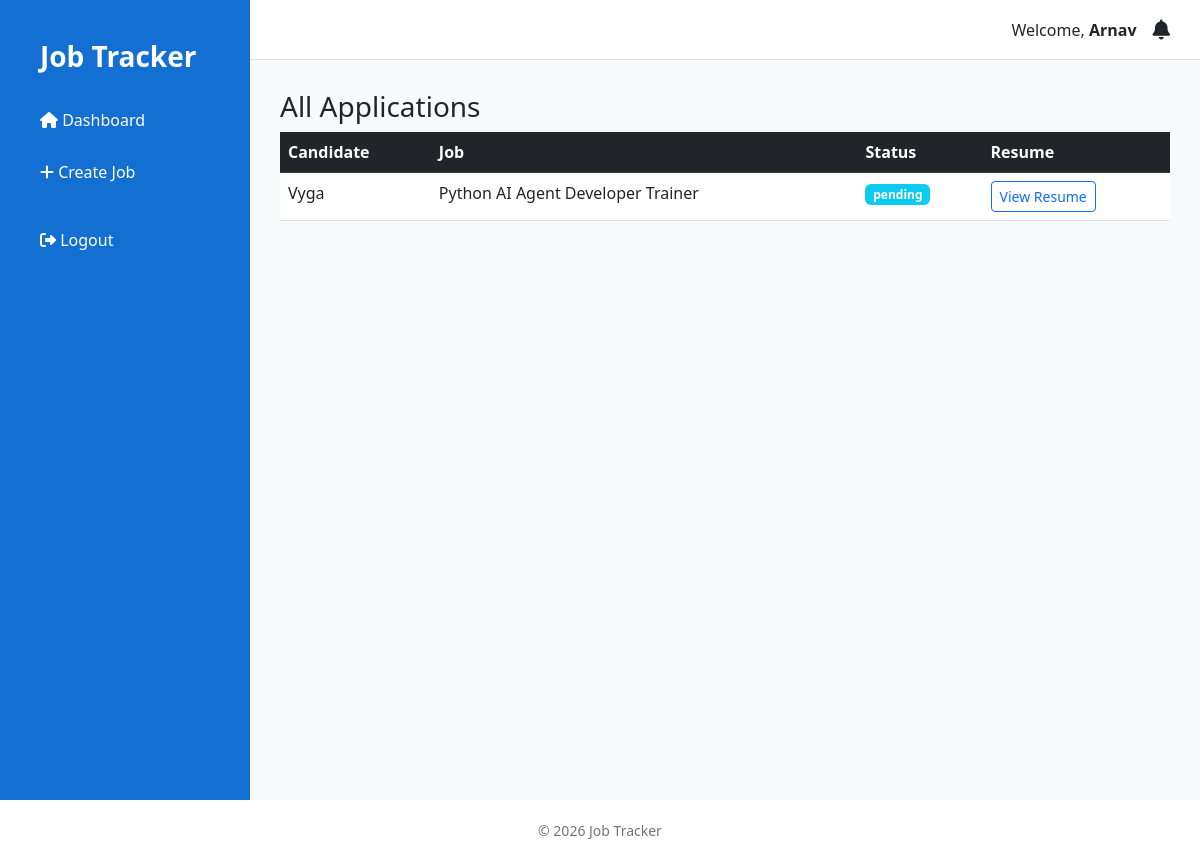
The app's page /admin-applications/ (signed in) with its own data.
### application/models.py (models this page shows, shortened)
class Application(models.Model):
    STATUS_CHOICES = (
        ('pending', 'Pending'),
        ('selected', 'Selected'),
        ('rejected', 'Rejected'),
    )
    job = models.ForeignKey(Job, on_delete=models.CASCADE)
    candidate = models.ForeignKey(User, on_delete=models.CASCADE)
    name = models.CharField(max_length=100)
    email = models.EmailField()
    resume = models.FileField(upload_to='resumes/')
    current_company = models.CharField(max_length=200, blank=True)
    current_salary = models.PositiveIntegerField(null=True, blank=True)
    expected_salary = models.PositiveIntegerField(null=True, blank=True)
    status = models.CharField(max_length=10, choices=STATUS_CHOICES, default='pending')
    applied_at = models.DateTimeField(auto_now_add=True)

class Job(models.Model):
    STATUS_CHOICES = (
        ('open', 'Open'),
        ('closed', 'Closed'),
    )
    recruiter = models.ForeignKey(User, on_delete=models.CASCADE)
    title = models.CharField(max_length=200)
    description = models.TextField()
    location = models.CharField(max_length=100)
    experience_required = models.BooleanField(default=False)
    min_experience = models.PositiveIntegerField(null=True, blank=True)
    status = models.CharField(max_length=10, choices=STATUS_CHOICES, default='open')
    created_at = models.DateTimeField(auto_now_add=True)

### application/views.py (the view)
# urls.py: path("admin-applications/", views.admin_applications, name="admin_applications"),
@login_required
def admin_applications(request):
    return render(request, "admin/applications.html", {
        "applications": Application.objects.select_related('job', 'candidate')
    })

### application/templates/admin/applications.html
{% extends 'dashboard_base.html' %}
{% block dashboard_content %}
<h3>All Applications</h3>
<table class="table table-hover">
    <thead class="table-dark">
        <tr>
            <th>Candidate</th>
            <th>Job</th>
            <th>Status</th>
            <th>Resume</th>
        </tr>
    </thead>
    {% for app in applications %}
    <tr>
        <td>{{ app.candidate.username }}</td>
        <td>{{ app.job.title }}</td>
        <td>
            <span class="badge bg-info">{{ app.status }}</span>
        </td>
        <td>
            <a href="{{ app.resume.url }}" target="_blank"
               class="btn btn-sm btn-outline-primary">
                View Resume
            </a>
        </td>
    </tr>
    {% endfor %}
</table>
{% endblock %}

### application/templates/dashboard_base.html (shortened to what this page needs)
<!DOCTYPE html>
<html lang="en">
<head>
    <link href="https://cdn.jsdelivr.net/npm/bootstrap@5.3.0/dist/css/bootstrap.min.css" rel="stylesheet">
    <link href="https://cdnjs.cloudflare.com/ajax/libs/font-awesome/6.5.1/css/all.min.css" rel="stylesheet">
</head>
<body>
<div id="sidebar">
    <div class="sidebar-title">
        <h3>Job Tracker</h3>
    </div>
    {% if user.is_authenticated %}
    {% with role=user.profile.role|upper %}
    <ul class="sidebar-list">
        {% if role == "RECRUITER" %}
            <li class="sidebar-list-item"><a href="{% url 'recruiter_dashboard' %}"><i class="fa-solid fa-house"></i> Dashboard</a></li>
            <li class="sidebar-list-item"><a href="{% url 'create_job' %}"><i class="fa-solid fa-plus"></i> Create Job</a></li>
        {% endif %}
        <li class="mt-3">
            <a href="{% url 'logout' %}" class="logout-link"><i class="fa-solid fa-right-from-bracket"></i> Logout</a>
        </li>
    </ul>
    {% endwith %}
    {% endif %}
</div>
<div class="topbar">
    <span>Welcome, <strong>{{ user.username|title }}</strong></span>
    <a href="{% url 'notifications' %}" class="position-relative text-dark ms-3">
        <i class="fa-solid fa-bell fa-lg"></i>
    </a>
</div>
<div class="main-content">
    {% block dashboard_content %}{% endblock %}
</div>
<footer>
    © 2026 Job Tracker
</footer>
</body>
</html>

### application/templates/dashboard_base.html (style rules this page uses)
#sidebar { height: 100vh; width: 250px; background-color: rgb(19, 111, 209); color: #fff; position: fixed; top: 0; left: 0; overflow-y: auto; padding-bottom: 40px; }
.sidebar-title { padding: 40px 20px 20px 40px; }
.sidebar-title h3 { margin: 0; font-weight: bold; }
.sidebar-list { list-style: none; padding: 0; margin: 0; }
.sidebar-list-item { padding: 14px 20px 14px 40px; font-size: 16px; }
.sidebar-list-item a { color: #fff; text-decoration: none; display: block; }
.logout-link { display: block; padding: 14px 20px 14px 40px; color: #fff; text-decoration: none; }
.topbar { height: 60px; background: #fff; border-bottom: 1px solid #dee2e6; margin-left: 250px; padding: 0 30px; display: flex; align-items: center; justify-content: flex-end; }
.main-content { margin-left: 250px; padding: 30px; background-color: #f8f9fa; min-height: calc(100vh - 60px); }
footer { text-align: center; color: #6c757d; font-size: 14px; padding: 20px 0; }

### records on screen
Application: candidate.username "Vyga", job "Python AI Agent Developer Trainer", status "pending"

### other values on screen
{{ user.username|title }} "Arnav"
